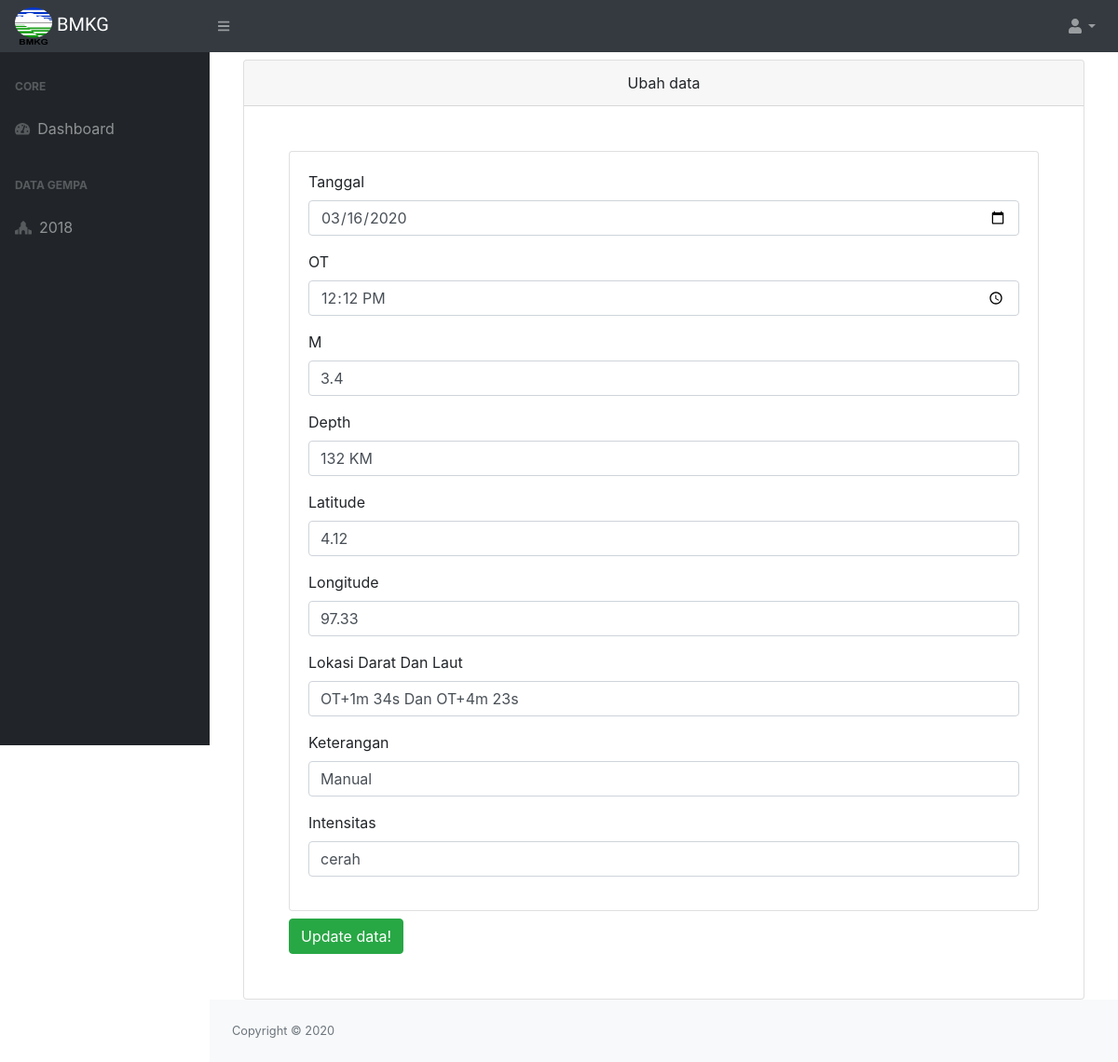
/belajar/ubah2?id=2 (signed in), run on the app's committed database.
### tables this page shows
CREATE TABLE `data2019` (
  `id` int(11) NOT NULL,
  `date` date NOT NULL,
  `OT` time NOT NULL,
  `M` varchar(50) NOT NULL,
  `Depth` varchar(50) NOT NULL,
  `Latitude` varchar(50) NOT NULL,
  `Longitude` varchar(50) NOT NULL,
  `lokasi` varchar(128) NOT NULL,
  `keterangan` varchar(128) NOT NULL,
  `intensitas` varchar(128) NOT NULL
);

### belajar/functions2.php (called while the page is built, shortened)
<?php
$conn = mysqli_connect("localhost", "root", "", "gempa");
function query($query)
{
  global $conn;
  $result = mysqli_query($conn, $query);
  $rows = [];
  while ($row = mysqli_fetch_assoc($result)) {
    $rows[] = $row;
  }
  return $rows;
}

### belajar/ubah2.php (the view, shortened to what this page needs)
<?php
require 'functions2.php';
?>
<!DOCTYPE html>
<html lang="en">
<head>
  <link href="https://cdn.datatables.net/1.10.20/css/dataTables.bootstrap4.min.css" rel="stylesheet" />
  <link href="dist/css/styles.css" rel="stylesheet" />
</head>
<body class="sb-nav-fixed">
  <?php
  $id = $_GET["id"];
  $mhs = query("SELECT * FROM data2019 WHERE id = $id")[0];
  ?>
  <nav class="sb-topnav navbar navbar-expand navbar-dark bg-dark">
    <a class="navbar-brand cursive" href="index.html"><img src="src/assets/img/bmkg.png" class="kecil"> BMKG</a><button class="btn btn-link btn-sm order-1 order-lg-0" id="sidebarToggle" href="#"><i class="fas fa-bars"></i></button>
    <ul class="navbar-nav ml-auto ml-md-0">
      <li class="nav-item dropdown">
        <a class="nav-link dropdown-toggle" id="userDropdown" href="#" role="button" data-toggle="dropdown" aria-haspopup="true" aria-expanded="false"><i class="fas fa-user fa-fw"></i></a>
      </li>
    </ul>
  </nav>
  <div id="layoutSidenav">
    <div id="layoutSidenav_nav">
      <nav class="sb-sidenav accordion sb-sidenav-dark" id="sidenavAccordion">
        <div class="sb-sidenav-menu">
          <div class="nav">
            <div class="sb-sidenav-menu-heading">Core</div>
            <a class="nav-link" href="index">
              <div class="sb-nav-link-icon"><i class="fas fa-tachometer-alt"></i></div>
              Dashboard
            </a>
            <div class="sb-sidenav-menu-heading">Data Gempa</div>
            <a class="nav-link" href="gempa">
              <div class="sb-nav-link-icon"><i class="fas fa-place-of-worship"></i></div>
              2018
            </a>
          </div>
        </div>
      </nav>
    </div>
    <div id="layoutSidenav_content">
      <main>
        <div class="container-fluid mt-2">
          <div class="col-md">
            <div class="card">
              <div class="card-header text-center">
                Ubah data
              </div>
              <div class="card-body p-5">
                <form action="" method="post" enctype="multipart/form-data">
                  <div class="card">
                    <div class="card-body">
                      <div class="form-group">
                        <label for="date">Tanggal</label>
                        <input type="date" class="form-control" id="date" value="<?= $mhs['date']; ?>" name="date" placeholder="Masukkan Tanggal" required>
                      </div>
                      <div class="form-group">
                        <label for="OT">OT</label>
                        <input type="time" class="form-control" id="OT" value="<?= $mhs['OT']; ?>" name="OT" placeholder="Masukkan OT" required>
                      </div>
                      <div class="form-group">
                        <label for="M">M</label>
                        <input type="text" class="form-control" id="M" value="<?= $mhs['M']; ?>" name="M" placeholder="Masukkan M" required>
                      </div>
                      <div class="form-group">
                        <label for="depth">Depth</label>
                        <input type="text" class="form-control" id="depth" value="<?= $mhs['Depth']; ?>" name="Depth" placeholder="Masukkan Depth" required>
                      </div>
                      <div class="form-group">
                        <label for="latitude">Latitude</label>
                        <input type="text" class="form-control" id="latitude" value="<?= $mhs['Latitude']; ?>" name="Latitude" placeholder="Masukkan Latitude" required>
                      </div>
                      <div class="form-group">
                        <label for="longitude">Longitude</label>
                        <input type="text" class="form-control" id="longitude" value="<?= $mhs['Longitude']; ?>" name="Longitude" placeholder="Masukkan Longitude" required>
                      </div>
                      <div class="form-group">
                        <label for="lokasi">Lokasi Darat Dan Laut</label>
                        <input type="text" class="form-control" id="lokasi" value="<?= $mhs['lokasi']; ?>" name="lokasi" placeholder="Masukkan Lokasi Darat Dan Laut" required>
                      </div>
                      <div class="form-group">
                        <label for="keterangan">Keterangan</label>
                        <input type="text" class="form-control" value="<?= $mhs['keterangan']; ?>" id="keterangan" name="keterangan" placeholder="Masukkan Keterangan" required>
                      </div>
                      <div class="form-group">
                        <label for="intensitas">Intensitas</label>
                        <input type="text" class="form-control" value="<?= $mhs['intensitas']; ?>" id="intensitas" name="intensitas" placeholder="Masukkan intensitas" required>
                      </div>
                    </div>
                  </div>
                  <div class="row mt-2">
                    <div class="col-md">
                      <button type="submit" name="submit" class="btn btn-success">Update data!</button>
                    </div>
                  </div>
                </form>
              </div>
            </div>
          </div>
        </div>
      </main>
      <footer class="py-4 bg-light mt-auto">
        <div class="container-fluid">
          <div class="d-flex align-items-center justify-content-between small">
            <div class="text-muted">Copyright &copy; <?= date('Y'); ?></div>
          </div>
        </div>
      </footer>
    </div>
  </div>
</body>
</html>

### belajar/ubah2.php (style rules this page uses)
.cursive { font-family: 'Lemonada', cursive; }
.kecil { width: 40px; height: 40px; }

### data on the page
data2019: date "03/16/2020", OT "12:12:00", M "3.4", Depth "132 KM", Latitude "4.12", Longitude "97.33", lokasi "OT+1m 34s Dan OT+4m 23s", keterangan "Manual", intensitas "cerah"
